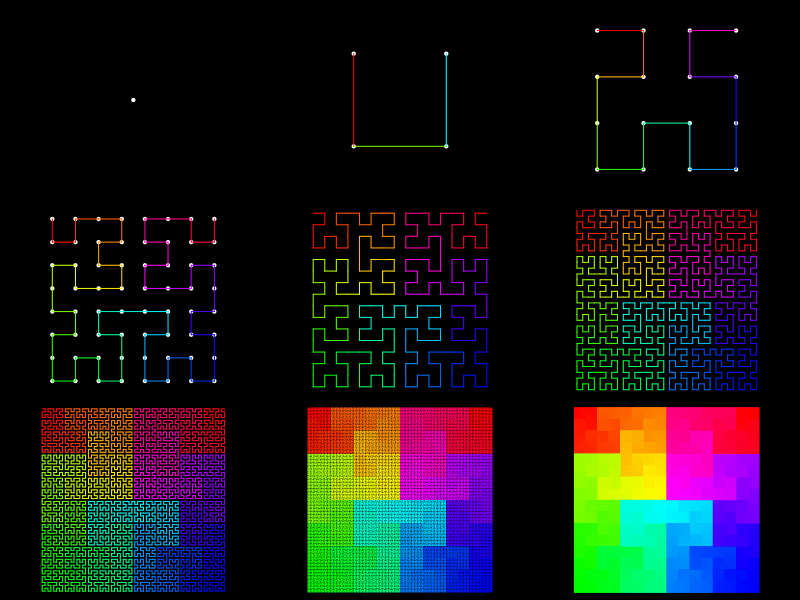
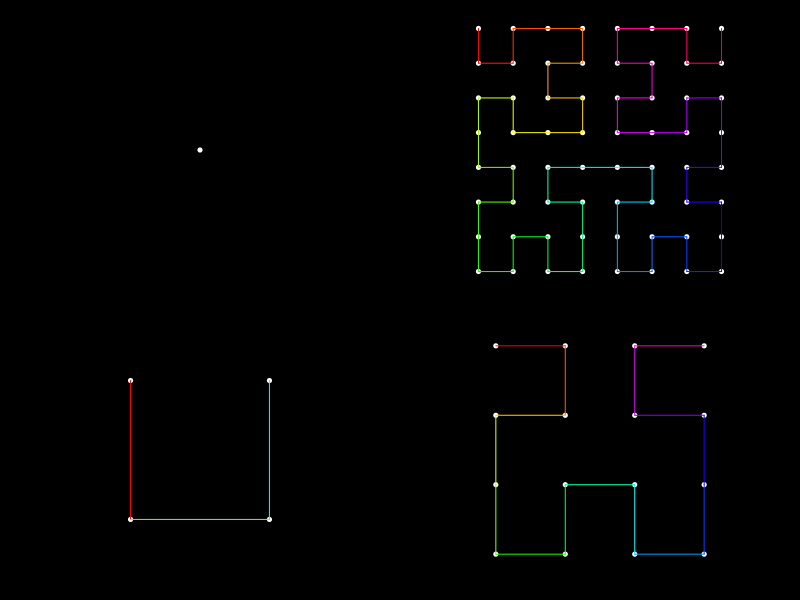
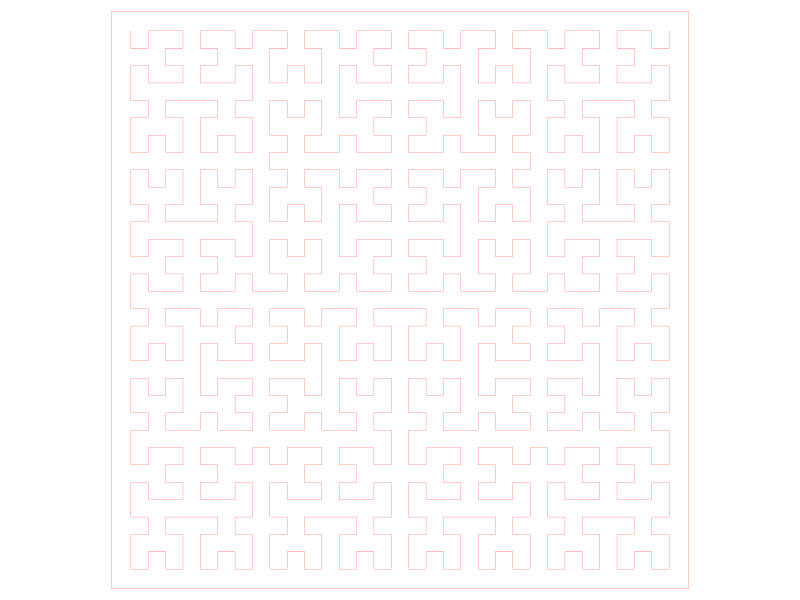

These charts were generated, in order, by the following R code:
rotate <- function(unit, theta, center=c(0,0)) {
	x <- (unit$x-center[1])*cos(theta)-(unit$y-center[2])*sin(theta)+center[1]
	y <- (unit$x-center[1])*sin(theta)+(unit$y-center[2])*cos(theta)+center[2]
	return(data.frame(x, y))
}

shift <- function(unit, r) data.frame(x=unit$x+r[1], y=unit$y+r[2])

hrev <- function(unit) return(data.frame(x=rev(unit$x), y=rev(unit$y)))

hilbert <- function(N){
	if(N==0) return(data.frame(x=0.5, y=0.5))
	else{
		unit <- hilbert(N-1)
		newUnit <- rbind(
			hrev(shift(rotate(unit, pi/2, c(0.5,0.5))/2, c(0,0.5))),#upper left
			unit/2,#lower left
			shift(unit/2, c(0.5,0)),#lower right
			hrev(shift(rotate(unit, -pi/2, c(0.5,0.5))/2, c(0.5,0.5)))#upper right
		)
		return(newUnit)
	}
}

colLines <- function(pts, ...){
	xh <- pts$x
	yh <- pts$y
	arrows(
		xh[-length(xh)], yh[-length(yh)], 
		xh[-1], yh[-1], 
		length=0, col=rainbow(n=length(xh)),
		...
	)
}

pdf("hilbertCurve.pdf")
par(mar=c(0,0,0,0), xpd=NA)

par(bg="black", mfrow=c(3,3))
plot(0.5,0.5, col="white", pch=20, bty="n", axes=F, xlab="", ylab="")
for (n in 1:8){
	plot.new()
	plot.window(xlim=c(0,1), ylim= c(0,1), asp=1)
	if (n<4) points(hilbert(n), col="white", pch=20)
	colLines(hilbert(n))
}

par(mfrow=c(2,2))
plot(0.5,0.5, col="white", pch=20, bty="n", axes=F, xlab="", ylab="")
i <- c(2,2,1)
j <- c(1,2,2)
for (n in 1:3){
	par(mfg=c(i[n],j[n]))
	plot.new()
	plot.window(xlim=c(0,1), ylim= c(0,1), asp=1)
	points(hilbert(n), col="white", pch=20)
	colLines(hilbert(n))
}

par(bg="white", mfrow=c(1,1))
plot.new()
plot.window(xlim=c(0,1), ylim= c(0,1), asp=1)
lines(hilbert(5), col=rgb(1,0,0), lwd=0.002*96)
border <- data.frame(x=c(0,1,1,0,0), y=c(0,0,1,1,0))
border <- shift(1.04*border, c(-0.02, -0.02))
lines(border, col=rgb(1,0,0), lwd=0.002*96)

dev.off()
